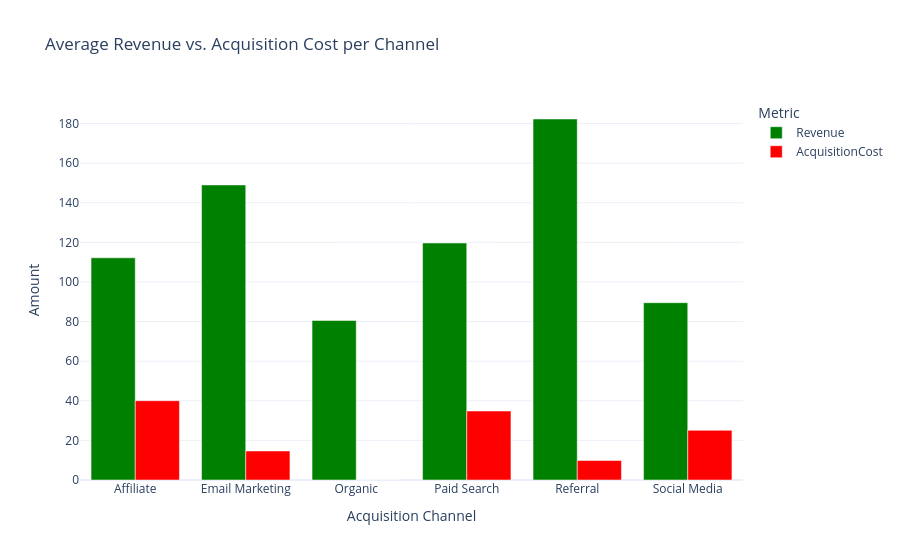

This figure's notebook cell:
### Markdown cell above
Next, I will combine the revenue and acquisition cost metrics into a single visualization to provide a much more clearer and more direct comparison of channel performance.

### Code cell
# Combine Average Revenue and Acquisition Cost Data
combined_data = pd.merge(average_revenue_by_channel, avg_acquisitionCost_by_channel, on='AcquisitionChannel')

# Melt the dataframe to long format, which is suitable for plotting multiple metrics
combined_data_melted = combined_data.melt(id_vars='AcquisitionChannel',
                                         value_vars=['Revenue', 'AcquisitionCost'],
                                         var_name='Metric',
                                         value_name='Amount')

# Create the combined bar chart
fig = px.bar(combined_data_melted,
             x='AcquisitionChannel',
             y='Amount',
             color='Metric',
             barmode='group',  # Important for side-by-side bars
             title='Average Revenue vs. Acquisition Cost per Channel',
             labels={'Amount': 'Amount', 'AcquisitionChannel': 'Acquisition Channel'},
             color_discrete_map={'Revenue': 'green', 'AcquisitionCost': 'red'}) #Custom colors
fig.show()

### Figure 1 — Plotly figure (JSON) as saved in the notebook; plotly's stock layout.template omitted (floating-point values rounded to 4 significant figures)
{"data": [{"alignmentgroup": "True", "hovertemplate": "Metric=Revenue<br>Acquisition Channel=%{x}<br>Amount=%{y}<extra></extra>", "legendgroup": "Revenue", "marker": {"color": "green", "pattern": {"shape": ""}}, "name": "Revenue", "offsetgroup": "Revenue", "orientation": "v", "showlegend": true, "textposition": "auto", "type": "bar", "x": ["Affiliate", "Email Marketing", "Organic", "Paid Search", "Referral", "Social Media"], "xaxis": "x", "y": [112.2, 149.0, 80.56, 119.7, 182.3, 89.53], "yaxis": "y"}, {"alignmentgroup": "True", "hovertemplate": "Metric=AcquisitionCost<br>Acquisition Channel=%{x}<br>Amount=%{y}<extra></extra>", "legendgroup": "AcquisitionCost", "marker": {"color": "red", "pattern": {"shape": ""}}, "name": "AcquisitionCost", "offsetgroup": "AcquisitionCost", "orientation": "v", "showlegend": true, "textposition": "auto", "type": "bar", "x": ["Affiliate", "Email Marketing", "Organic", "Paid Search", "Referral", "Social Media"], "xaxis": "x", "y": [40.05, 14.65, 0, 34.83, 9.854, 25.09], "yaxis": "y"}], "layout": {"barmode": "group", "legend": {"title": {"text": "Metric"}, "tracegroupgap": 0}, "title": {"text": "Average Revenue vs. Acquisition Cost per Channel"}, "xaxis": {"anchor": "y", "domain": [0, 1], "title": {"text": "Acquisition Channel"}}, "yaxis": {"anchor": "x", "domain": [0, 1], "title": {"text": "Amount"}}}}
